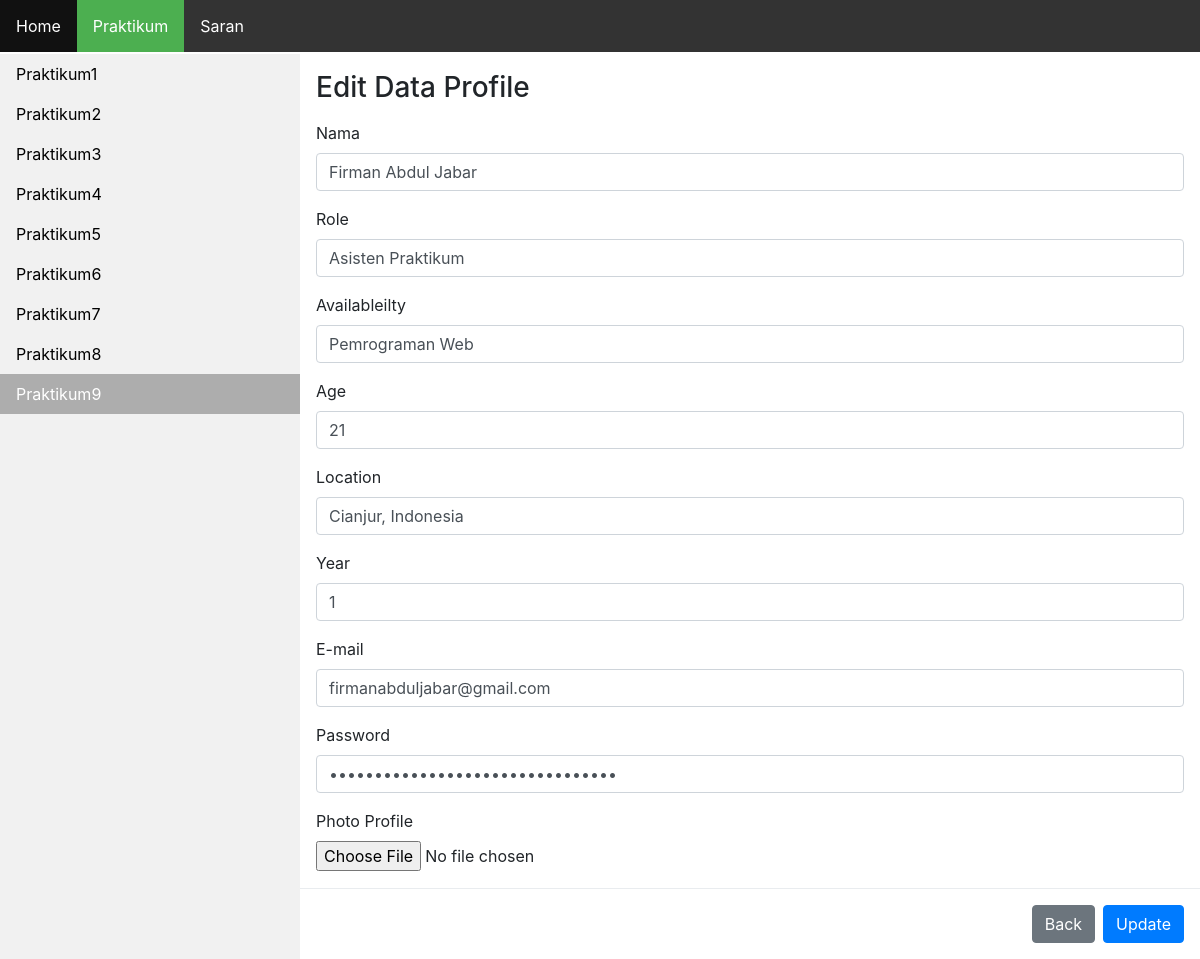
/pages/prak/praktikum12/home/edit-data.php?id=21, run on the app's committed database.
### tables this page shows
CREATE TABLE `user` (
  `id` int(11) NOT NULL,
  `nama` varchar(50) DEFAULT NULL,
  `role` varchar(50) DEFAULT NULL,
  `available` varchar(50) DEFAULT NULL,
  `age` int(11) DEFAULT NULL,
  `location` varchar(50) DEFAULT NULL,
  `year` varchar(40) DEFAULT NULL,
  `email` varchar(50) DEFAULT NULL,
  `img` varchar(1000) DEFAULT NULL,
  `password` varchar(255) NOT NULL
);

### pages/prak/praktikum12/home/edit-data.php (the view, shortened to what this page needs)
<!DOCTYPE html>
<?php
    include 'koneksi.php';
    $id = $_GET['id'];
    $profile = mysqli_query($koneksi, "SELECT * FROM user WHERE id = $id");
    $profile = mysqli_fetch_assoc($profile);
?>
<html>
<head>
    <link rel="stylesheet" type="text/css" href="../../../../assets/styles.css">
    <link rel="stylesheet" type="text/css" href="../../../../assets/bootstrap/css/bootstrap.min.css">
</head>
<body>
	<div id="id">
		<ul id="menu">
		  <li><a href="../../../../index.html">Home</a></li>
		  <li><a class="active" href="praktikum.html">Praktikum</a></li>
		  <li><a href="../saran.html">Saran</a></li>
		</ul>
	</div>
	<div id="id2">
		<ul id="sidebar" class="mt-2">
		  <li><a href="../praktikum.html">Praktikum1</a></li>
		  <li><a href="#praktikum2.html">Praktikum2</a></li>
		  <li><a href="#praktikum3.html">Praktikum3</a></li>
		  <li><a href="../praktikum4.html">Praktikum4</a></li>
		  <li><a href="#praktikum5.html">Praktikum5</a></li>
		  <li><a href="../praktikum6.html">Praktikum6</a></li>
		  <li><a href="../praktikum7.php">Praktikum7</a></li>
		  <li><a href="../praktikum8.php">Praktikum8</a></li>
		  <li><a class="active" href="index.php">Praktikum9</a></li>
		</ul>
	</div>
	<div id="content" class="contentPrak">
        <h3 class="mt-4">Edit Data Profile</h3>
        <form method="POST" action="edit-data-action.php" enctype="multipart/form-data">
            <div class="form-group">
                <label for="nama">Nama</label>
                <input value="<?= $profile['nama']?>" type="text" class="form-control" id="nama" name="nama" aria-describedby="namaUser">
            </div>
            <div class="form-group">
                <label for="role">Role</label>
                <input value="<?= $profile['role']?>" type="text" class="form-control" id="role" name="role" aria-describedby="role">
            </div>
            <div class="form-group">
                <label for="available">Availableilty</label>
                <input value="<?= $profile['available']?>" type="text" class="form-control" id="available" name="available" aria-describedby="available">
            </div>
            <div class="form-group">
                <label for="age">Age</label>
                <input value="<?= $profile['age']?>" type="text" class="form-control" id="age" name="age" aria-describedby="age">
            </div>
            <div class="form-group">
                <label for="location">Location</label>
                <input value="<?= $profile['location']?>" type="text" class="form-control" id="location" name="location" aria-describedby="location">
            </div>
            <div class="form-group">
                <label for="year">Year</label>
                <input value="<?= $profile['year']?>" type="text" class="form-control" id="year" name="year" aria-describedby="year">
            </div>
            <div class="form-group">
                <label for="email">E-mail</label>
                <input value="<?= $profile['email']?>" type="text" class="form-control" id="email" name="email" aria-describedby="email">
            </div>
			<div class="form-group">
                <label for="password">Password</label>
                <input value="<?= $profile['password']?>" type="password" class="form-control" id="password" name="password" aria-describedby="password">
            </div>
            <div class="form-group">
                <label for="img">Photo Profile</label><br>
                <input value="<?= $profile['img']?>" type="file" id="img" name="img" aria-describedby="img">
            </div>
        </div>
        <div class="modal-footer">
			<a href="./index.php" class="btn btn-secondary">Back</a>
            <input type="submit" name="submit" value="Update" class="btn btn-primary" />
        </div>
</body>
</html>

### assets/styles.css (style rules this page uses)
body { margin: 0; }
div#id ul { list-style-type: none; margin: 0; padding: 0; overflow: hidden; background-color: #333; position: fixed; top: 0; width: 100%; z-index: 99 !important; }
div#id li { float: left; }
div#id li a { display: block; color: white; text-align: center; padding: 14px 16px; text-decoration: none; }
div#id .active { background-color: #4CAF50; }
div#id2 ul { list-style-type: none; margin: 0; padding: 0; width: 25%; background-color: #f1f1f1; position: fixed; height: 100%; overflow: auto; }
div#id2 li a { display: block; color: #000; padding: 8px 16px; text-decoration: none; }
div#id2 li a.active { background-color: #adadad; color: white; }
.contentPrak { margin-left: 25%; margin-top: 46px; padding: 1px 16px; overflow: auto; z-index: -20; }

### data on the page
user: nama "Firman Abdul Jabar", role "Asisten Praktikum", available "Pemrograman Web", age "21", location "Cianjur, Indonesia", year "1", email "firmanabduljabar@gmail.com"
